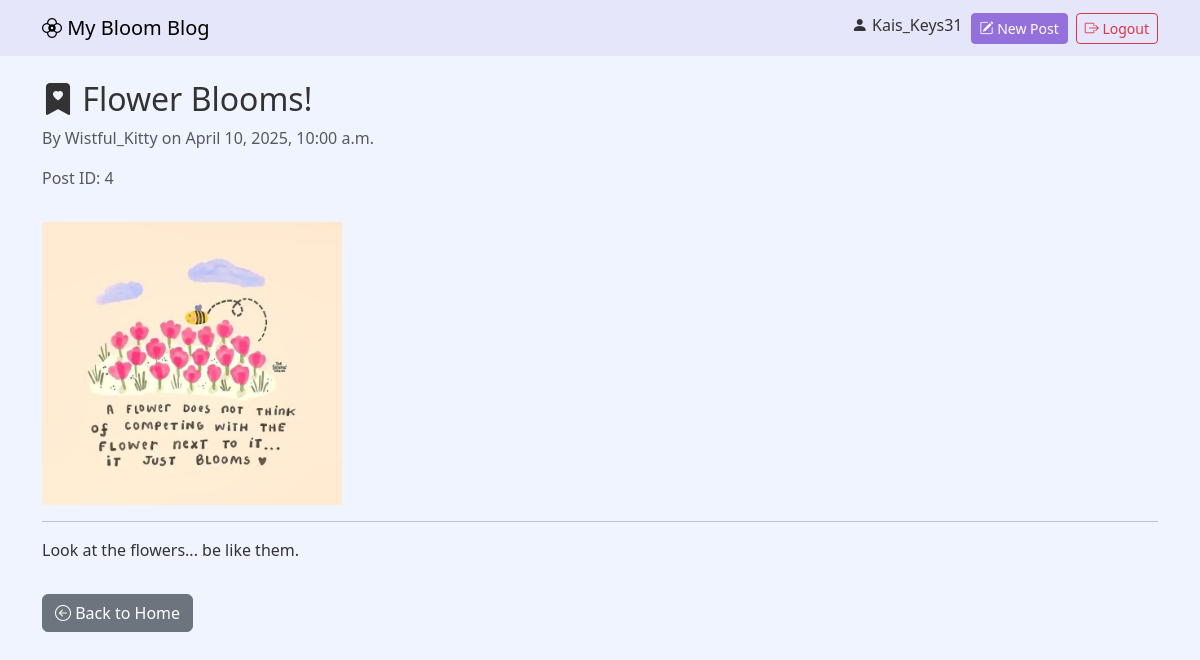
/post/4/ (signed in), run on the app's committed database.
### blog/models.py (models this page shows, shortened)
class Post(models.Model):
    title = models.CharField(max_length=200)
    content = models.TextField()
    author = models.ForeignKey(User, on_delete=models.CASCADE)
    created_at = models.DateTimeField(auto_now_add=True)
    updated_at = models.DateTimeField(auto_now=True)
    image = models.ImageField(upload_to='post_images/', null=True, blank=True)

### blog/views.py (the view)
# urls.py: path('post/<int:post_id>/', views.post_detail, name='post_detail'),
def post_detail(request, post_id):
    post = get_object_or_404(Post, id=post_id)
    return render(request, 'blog/post_detail.html', {'post': post})

### blog/templates/blog/post_detail.html (shortened to what this page needs)
{% extends 'blog/base.html' %}
{% block content %}
<h2><i class="bi bi-bookmark-heart-fill"></i> {{ post.title }}</h2>
<p class="text-muted">By {{ post.author.username }} on {{ post.created_at|date:"F j, Y, g:i a" }}</p>
<p class="text-muted">Post ID: {{ post.id }}</p>
{% if post.image %}
    <img src="{{ post.image.url }}" alt="{{ post.title }}" class="img-fluid mt-3" style="max-width: 300px; height: auto;">
{% endif %}
<hr>
<p>{{ post.content }}</p>
<a href="{% url 'home' %}" class="btn btn-secondary mt-3">
    <i class="bi bi-arrow-left-circle"></i> Back to Home
</a>
{% endblock %}

### blog/templates/blog/base.html (shortened to what this page needs)
<!DOCTYPE html>
<html lang="en">
<head>
    <link href="https://cdn.jsdelivr.net/npm/bootstrap@5.3.0/dist/css/bootstrap.min.css" rel="stylesheet">
    <link href="https://cdn.jsdelivr.net/npm/bootstrap-icons@1.10.3/font/bootstrap-icons.css" rel="stylesheet">
</head>
<body>
<nav class="navbar navbar-expand-lg mb-4">
    <div class="container">
        <a class="navbar-brand" href="{% url 'home' %}">
            <i class="bi bi-flower2"></i> My Bloom Blog
        </a>
        <div class="d-flex">
            {% if user.is_authenticated %}
                <span class="me-2"><i class="bi bi-person-fill"></i> {{ user.username }}</span>
                <a href="{% url 'post_create' %}" class="btn btn-sm btn-success me-2">
                    <i class="bi bi-pencil-square"></i> New Post
                </a>
                <a href="{% url 'logout' %}" class="btn btn-sm btn-outline-danger">
                    <i class="bi bi-box-arrow-right"></i> Logout
                </a>
            {% endif %}
        </div>
    </div>
</nav>
<div class="container">
    {% block content %}{% endblock %}
</div>
</body>
</html>

### blog/templates/blog/base.html (style rules this page uses)
body { background: #f0f4ff; color: #333; }
.navbar { background-color: #e6e6fa; }
.btn-success { background-color: #9370db; border-color: #9370db; }
.btn-outline-danger { color: #dc3545; border-color: #dc3545; }

### data on the page
Post: title "Flower Blooms!", author.username "Wistful_Kitty", created_at "April 10, 2025, 10:00 a.m.", id "4", image (picture), content "Look at the flowers... be like them."

### other printed values
{{ user.username }} "Kais_Keys31"
